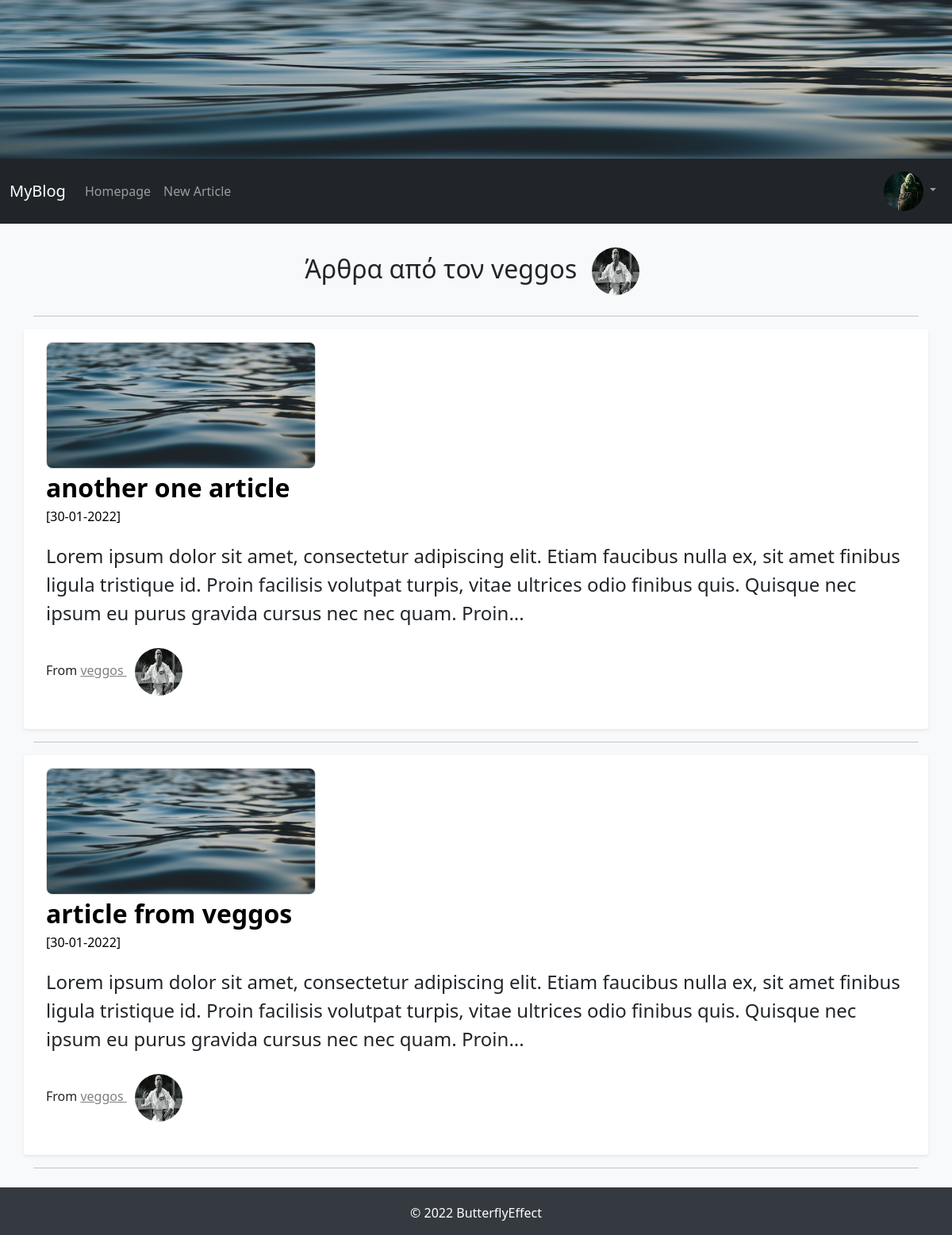
Page /articles_by_author/3 (signed in) on the committed database.
### FlaskBlogApp/models.py (models this page shows, shortened)
class User(db.Model, UserMixin):
    id = db.Column(db.Integer, primary_key=True)
    username = db.Column(db.String(15), unique=True, nullable=False)
    email = db.Column(db.String(150), unique=True, nullable=False)
    password = db.Column(db.String(36), nullable=False)
    profile_image = db.Column(db.String(30), default='default_profile_image.jpg')
    articles = db.relationship('Article', backref='author', lazy=True)
    def __repr__(self):
        return f"{self.username}: {self.email}"

class Article(db.Model):
    id = db.Column(db.Integer, primary_key=True)
    article_title = db.Column(db.String(50), nullable=False)
    article_body = db.Column(db.Text(), nullable=False)
    article_image = db.Column(db.String(30), nullable=False, default='default_article_image.jpg')
    date_created = db.Column(db.DateTime, nullable=False, default=datetime.utcnow)
    user_id = db.Column(db.Integer, db.ForeignKey('user.id'), nullable=False)

### FlaskBlogApp/routes.py (the view)
@app.route("/articles_by_author/<int:author_id>")
def articles_by_author(author_id):
    user = User.query.get_or_404(author_id)
    articles = Article.query.filter_by(author=user).order_by(Article.date_created.desc())
    return render_template("articles_by_author.html", articles=articles, author=user)

### FlaskBlogApp/models.py (called while the page is built)
@login_manager.user_loader
def load_user(user_id):
	return User.query.get(int(user_id))

### FlaskBlogApp/templates/articles_by_author.html (shortened to what this page needs)
{% extends "base.html" %}
{% block content %}
    <h2 class="aba_header">
      Άρθρα από τον {{ author.username }}
      <img class="rounded-circle profile-image" alt="{{ author.username }}" src="{{ url_for('static', filename='images/profiles_images/'+author.profile_image) }}" data-holder-rendered="true" data-bs-toggle="tooltip" data-bs-placement="top" title="{{ author.username }}">
    </h2>
    <hr>
{% if articles %}
	{% for article in articles %}
        <div class="row my-3 p-3 bg-body rounded shadow-sm">
          <div class="col col-md-12">
            {% if article.article_image %}
              <img src="{{ url_for('static', filename='images/articles_images/'+article.article_image) }}" alt="" class="img-responsive a_image" width="340px" height="160px" allign=center>
            {% endif %}
          </div>
          <div class="col col-md-12">
            <div class="main-article-title">
              <a class="article_title" href="{{url_for('full_article', article_id=article.id) }}">{{ article.article_title | safe }}</a>
            </div>
            <small class="article_date">[{{ article.date_created.strftime('%d-%m-%Y') }}]</small>
            <p class="main-article-partial-text">
              {{ article.article_body | truncate(255) | safe }}
            </p>
            <p class="">From
              <span>
                <a class="author-name" href="{{url_for('articles_by_author',author_id=article.author.id) }}"> {{ article.author.username }}
                  <img class="rounded-circle profile-image" alt="{{ article.author.username }}" src="{{ url_for('static', filename='images/profiles_images/'+article.author.profile_image) }}" data-holder-rendered="true" data-bs-toggle="tooltip" data-bs-placement="top" title="{{ article.author.username }}">
                </a>
              </span>
            </p>
          </div>
        </div>
        <hr>
    {% endfor %}
{% endif %}
{% endblock content %}

### FlaskBlogApp/templates/navbar.html (shortened to what this page needs)
<nav class="navbar navbar-expand-lg navbar-dark bg-dark">
  <div class="container-fluid">
    <a class="navbar-brand" href="/">MyBlog</a>
    <div class="collapse navbar-collapse" id="navbarNav">
      <ul class="navbar-nav me-auto mb-2 mb-lg-0">
        <li class="nav-item">
          <a class="nav-link" aria-current="page" href="/">Homepage</a>
        </li>
        <li class="nav-item">
          <a class="nav-link" href="/new_article/">New Article</a>
        </li>
      </ul>
      <ul class="nav navbar-nav navbar-right">
        {% if current_user.is_authenticated %}
        <li class="nav-item dropdown">
          <a class="nav-link dropdown-toggle" href="#" id="navbarDropdown" role="button" data-bs-toggle="dropdown" aria-expanded="false">
              <img class="rounded-circle navbar-profile-image" src="{{ url_for('static', filename='images/profiles_images/'+current_user.profile_image) }}" alt="{{ current_user.username }}" data-holder-rendered="true" data-bs-toggle="tooltip" data-bs-placement="top", title="{{ current_user.username }}" >
            </a>
        </li>
        {% endif %}
      </ul>
    </div>
  </div>
</nav>

### FlaskBlogApp/static/css/styles.css (style rules this page uses)
body { background-color: #f8f9fa; }
.main-article-title { font-size: 2em; font-weight: bold; text-decoration: none; color: black; }
.article_date,.article_date:hover { font-size: 1em; color: black; }
.main-article-partial-text,.main-article-full-text { font-size: 1.5em; margin-top: 20px; }
.author-name:link { color: gray; }
.article_title:link, .article_title:hover, .article_title:visited { text-decoration: none; color: black; }
.main-article-category:hover,div.main-article-title:hover,.author-name { text-decoration: underline; color: black; }
.row { margin-top: 20px; }
.navbar-profile-image { width: 50px; height: 50px; }
.profile-image { width: 60px; height: 60px; margin: 10px; }
.a_image { border: 1px solid #ddd; border-radius: 8px; }
.aba_header { text-align: center; }

### rows in the picture
User: profile_image (picture)
User: username "veggos", profile_image (picture)
Article: article_image (placeholder picture), article_title "another one article", date_created "30-01-2022", article_body "Lorem ipsum dolor sit amet, consectetur adipiscing elit. Etiam faucibus nulla ex, sit amet finibus ligula tristique id. Proin facilisis volutpat turpis, vitae ultrices odio finibus quis. Quisque nec ipsum eu purus gravida cursus nec nec quam. Proin...", author.username "veggos", profile_image (picture)
Article: article_image (placeholder picture), article_title "article from veggos", date_created "30-01-2022", article_body "Lorem ipsum dolor sit amet, consectetur adipiscing elit. Etiam faucibus nulla ex, sit amet finibus ligula tristique id. Proin facilisis volutpat turpis, vitae ultrices odio finibus quis. Quisque nec ipsum eu purus gravida cursus nec nec quam. Proin...", author.username "veggos", profile_image (picture)
